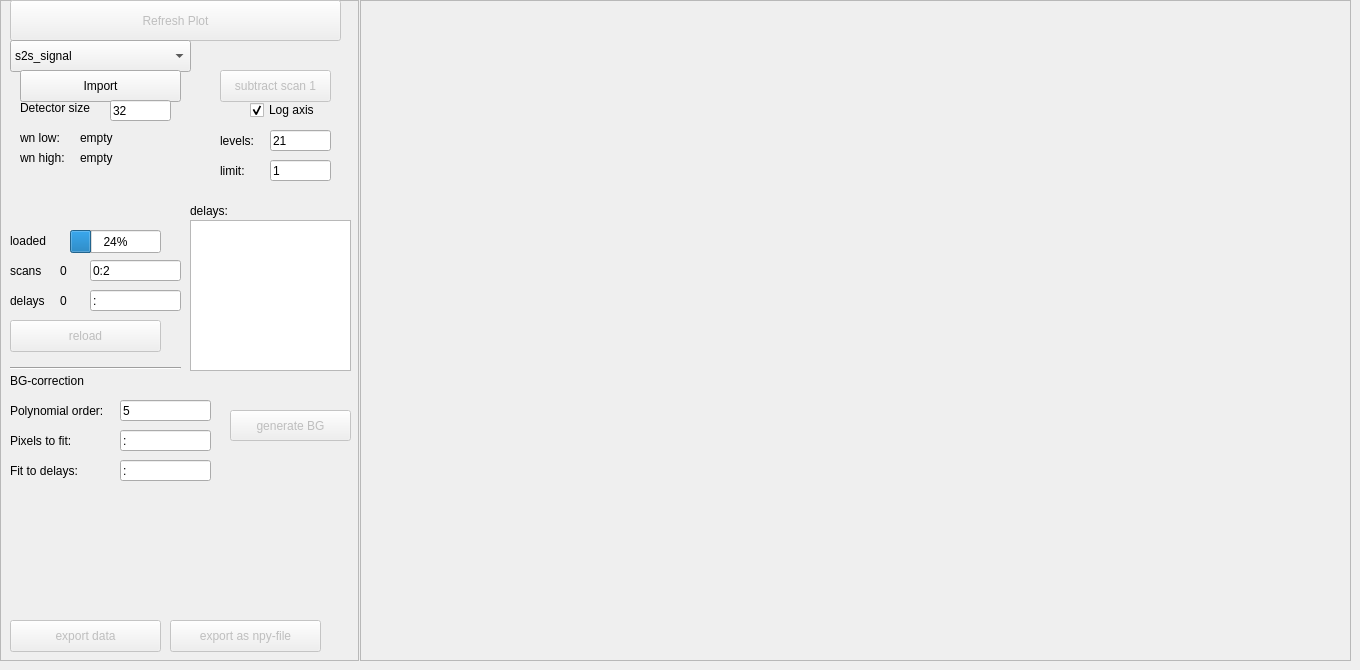
    <widget class="QWidget" name="pageTRIRimporter">
     <widget class="QFrame" name="frame_4">
      <property name="geometry">
       <rect>
        <x>0</x>
        <y>0</y>
        <width>359</width>
        <height>661</height>
       </rect>
      </property>
      <property name="autoFillBackground">
       <bool>true</bool>
      </property>
      <property name="frameShape">
       <enum>QFrame::StyledPanel</enum>
      </property>
      <property name="frameShadow">
       <enum>QFrame::Raised</enum>
      </property>
      <widget class="QPushButton" name="TRIRrefreshbutton">
       <property name="enabled">
        <bool>false</bool>
       </property>
       <property name="geometry">
        <rect>
         <x>10</x>
         <y>0</y>
         <width>331</width>
         <height>41</height>
        </rect>
       </property>
       <property name="text">
        <string>Refresh Plot</string>
       </property>
      </widget>
      <widget class="QComboBox" name="TRIRcombobox">
       <property name="geometry">
        <rect>
         <x>10</x>
         <y>40</y>
         <width>181</width>
         <height>32</height>
        </rect>
       </property>
       <item>
        <property name="text">
         <string>s2s_signal</string>
        </property>
       </item>
       <item>
        <property name="text">
         <string>averaged</string>
        </property>
       </item>
       <item>
        <property name="text">
         <string>wheighted</string>
        </property>
       </item>
      </widget>
      <widget class="QPushButton" name="TRIRimport">
       <property name="geometry">
        <rect>
         <x>20</x>
         <y>70</y>
         <width>161</width>
         <height>32</height>
        </rect>
       </property>
       <property name="text">
        <string>Import</string>
       </property>
      </widget>
      <widget class="QLabel" name="detectorlabel">
       <property name="geometry">
        <rect>
         <x>20</x>
         <y>100</y>
         <width>91</width>
         <height>16</height>
        </rect>
       </property>
       <property name="text">
        <string>Detector size</string>
       </property>
      </widget>
      <widget class="QLabel" name="wnlowlabel">
       <property name="geometry">
        <rect>
         <x>20</x>
         <y>130</y>
         <width>111</width>
         <height>16</height>
        </rect>
       </property>
       <property name="text">
        <string>wn low:</string>
       </property>
      </widget>
      <widget class="QLabel" name="wnhighlabel">
       <property name="geometry">
        <rect>
         <x>20</x>
         <y>150</y>
         <width>111</width>
         <height>16</height>
        </rect>
       </property>
       <property name="text">
        <string>wn high:</string>
       </property>
      </widget>
      <widget class="QLabel" name="wnhighnumber">
       <property name="geometry">
        <rect>
         <x>80</x>
         <y>150</y>
         <width>111</width>
         <height>16</height>
        </rect>
       </property>
       <property name="text">
        <string>empty</string>
       </property>
      </widget>
      <widget class="QLabel" name="TRIRwnlownumber">
       <property name="geometry">
        <rect>
         <x>80</x>
         <y>130</y>
         <width>61</width>
         <height>16</height>
        </rect>
       </property>
       <property name="text">
        <string>empty</string>
       </property>
      </widget>
      <widget class="QCheckBox" name="logscalecheckbox">
       <property name="geometry">
        <rect>
         <x>250</x>
         <y>100</y>
         <width>85</width>
         <height>20</height>
        </rect>
       </property>
       <property name="autoFillBackground">
        <bool>false</bool>
       </property>
       <property name="text">
        <string>Log axis</string>
       </property>
       <property name="checked">
        <bool>true</bool>
       </property>
      </widget>
      <widget class="QLabel" name="levelslabel">
       <property name="geometry">
        <rect>
         <x>220</x>
         <y>130</y>
         <width>61</width>
         <height>21</height>
        </rect>
       </property>
       <property name="text">
        <string>levels:</string>
       </property>
      </widget>
      <widget class="QLabel" name="limitlabel">
       <property name="geometry">
        <rect>
         <x>220</x>
         <y>160</y>
         <width>61</width>
         <height>21</height>
        </rect>
       </property>
       <property name="text">
        <string>limit:</string>
       </property>
      </widget>
      <widget class="QLineEdit" name="levelsnumber">
       <property name="geometry">
        <rect>
         <x>270</x>
         <y>130</y>
         <width>61</width>
         <height>21</height>
        </rect>
       </property>
       <property name="text">
        <string>21</string>
       </property>
      </widget>
      <widget class="QLineEdit" name="limitnumber">
       <property name="geometry">
        <rect>
         <x>270</x>
         <y>160</y>
         <width>61</width>
         <height>21</height>
        </rect>
       </property>
       <property name="text">
        <string>1</string>
       </property>
      </widget>
      <widget class="QLabel" name="loaded">
       <property name="geometry">
        <rect>
         <x>10</x>
         <y>230</y>
         <width>61</width>
         <height>21</height>
        </rect>
       </property>
       <property name="text">
        <string>loaded</string>
       </property>
      </widget>
      <widget class="QLabel" name="scans1">
       <property name="geometry">
        <rect>
         <x>10</x>
         <y>260</y>
         <width>41</width>
         <height>21</height>
        </rect>
       </property>
       <property name="text">
        <string>scans</string>
       </property>
      </widget>
      <widget class="QLabel" name="delays1">
       <property name="geometry">
        <rect>
         <x>10</x>
         <y>290</y>
         <width>61</width>
         <height>21</height>
        </rect>
       </property>
       <property name="text">
        <string>delays</string>
       </property>
      </widget>
      <widget class="QLineEdit" name="scannumberedit">
       <property name="geometry">
        <rect>
         <x>90</x>
         <y>260</y>
         <width>91</width>
         <height>21</height>
        </rect>
       </property>
       <property name="text">
        <string>0:2</string>
       </property>
      </widget>
      <widget class="QLabel" name="scannumber_2">
       <property name="geometry">
        <rect>
         <x>60</x>
         <y>260</y>
         <width>31</width>
         <height>21</height>
        </rect>
       </property>
       <property name="text">
        <string>0</string>
       </property>
      </widget>
      <widget class="QLabel" name="delaynumber">
       <property name="geometry">
        <rect>
         <x>60</x>
         <y>290</y>
         <width>31</width>
         <height>21</height>
        </rect>
       </property>
       <property name="text">
        <string>0</string>
       </property>
      </widget>
      <widget class="QLineEdit" name="delaynumberedit">
       <property name="geometry">
        <rect>
         <x>90</x>
         <y>290</y>
         <width>91</width>
         <height>21</height>
        </rect>
       </property>
       <property name="text">
        <string>:</string>
       </property>
      </widget>
      <widget class="QListWidget" name="delaylistbox">
       <property name="geometry">
        <rect>
         <x>190</x>
         <y>220</y>
         <width>161</width>
         <height>151</height>
        </rect>
       </property>
      </widget>
      <widget class="QLabel" name="delays2">
       <property name="geometry">
        <rect>
         <x>190</x>
         <y>200</y>
         <width>61</width>
         <height>21</height>
        </rect>
       </property>
       <property name="text">
        <string>delays:</string>
       </property>
      </widget>
      <widget class="QPushButton" name="reloadbutton">
       <property name="enabled">
        <bool>false</bool>
       </property>
       <property name="geometry">
        <rect>
         <x>10</x>
         <y>320</y>
         <width>151</width>
         <height>32</height>
        </rect>
       </property>
       <property name="text">
        <string>reload</string>
       </property>
      </widget>
      <widget class="QLineEdit" name="TRIRpixelnum">
       <property name="geometry">
        <rect>
         <x>110</x>
         <y>100</y>
         <width>61</width>
         <height>21</height>
        </rect>
       </property>
       <property name="text">
        <string>32</string>
       </property>
      </widget>
      <widget class="QLabel" name="bgcorrlabel">
       <property name="geometry">
        <rect>
         <x>10</x>
         <y>370</y>
         <width>91</width>
         <height>21</height>
        </rect>
       </property>
       <property name="text">
        <string>BG-correction</string>
       </property>
      </widget>
      <widget class="QLabel" name="polyorderlabel">
       <property name="geometry">
        <rect>
         <x>10</x>
         <y>400</y>
         <width>111</width>
         <height>21</height>
        </rect>
       </property>
       <property name="text">
        <string>Polynomial order:</string>
       </property>
      </widget>
      <widget class="QLabel" name="fitpixelslabel">
       <property name="geometry">
        <rect>
         <x>10</x>
         <y>430</y>
         <width>111</width>
         <height>21</height>
        </rect>
       </property>
       <property name="text">
        <string>Pixels to fit:</string>
       </property>
      </widget>
      <widget class="QLabel" name="fitdelaylabel">
       <property name="geometry">
        <rect>
         <x>10</x>
         <y>460</y>
         <width>111</width>
         <height>21</height>
        </rect>
       </property>
       <property name="text">
        <string>Fit to delays:</string>
       </property>
      </widget>
      <widget class="QLineEdit" name="polyorderedit">
       <property name="geometry">
        <rect>
         <x>120</x>
         <y>400</y>
         <width>91</width>
         <height>21</height>
        </rect>
       </property>
       <property name="text">
        <string>5</string>
       </property>
      </widget>
      <widget class="QLineEdit" name="pixelfitedit">
       <property name="geometry">
        <rect>
         <x>120</x>
         <y>430</y>
         <width>91</width>
         <height>21</height>
        </rect>
       </property>
       <property name="text">
        <string>:</string>
       </property>
      </widget>
      <widget class="QLineEdit" name="fitdelaysedit">
       <property name="geometry">
        <rect>
         <x>120</x>
         <y>460</y>
         <width>91</width>
         <height>21</height>
        </rect>
       </property>
       <property name="text">
        <string>:</string>
       </property>
      </widget>
      <widget class="Line" name="line">
       <property name="geometry">
        <rect>
         <x>10</x>
         <y>360</y>
         <width>171</width>
         <height>16</height>
        </rect>
       </property>
       <property name="orientation">
        <enum>Qt::Horizontal</enum>
       </property>
      </widget>
      <widget class="QPushButton" name="genbackground">
       <property name="enabled">
        <bool>false</bool>
       </property>
       <property name="geometry">
        <rect>
         <x>230</x>
         <y>410</y>
         <width>121</width>
         <height>31</height>
        </rect>
       </property>
       <property name="text">
        <string>generate BG</string>
       </property>
       <property name="autoDefault">
        <bool>true</bool>
       </property>
       <property name="default">
        <bool>false</bool>
       </property>
       <property name="flat">
        <bool>false</bool>
       </property>
      </widget>
      <widget class="QPushButton" name="exportbutton">
       <property name="enabled">
        <bool>false</bool>
       </property>
       <property name="geometry">
        <rect>
         <x>10</x>
         <y>620</y>
         <width>151</width>
         <height>32</height>
        </rect>
       </property>
       <property name="text">
        <string>export data</string>
       </property>
      </widget>
      <widget class="QProgressBar" name="progressBar">
       <property name="geometry">
        <rect>
         <x>70</x>
         <y>230</y>
         <width>91</width>
         <height>23</height>
        </rect>
       </property>
       <property name="value">
        <number>24</number>
       </property>
      </widget>
      <widget class="QPushButton" name="subscanone">
       <property name="enabled">
        <bool>false</bool>
       </property>
       <property name="geometry">
        <rect>
         <x>220</x>
         <y>70</y>
         <width>111</width>
         <height>32</height>
        </rect>
       </property>
       <property name="text">
        <string>subtract scan 1</string>
       </property>
      </widget>
      <widget class="QPushButton" name="exportbutton_2">
       <property name="enabled">
        <bool>false</bool>
       </property>
       <property name="geometry">
        <rect>
         <x>170</x>
         <y>620</y>
         <width>151</width>
         <height>32</height>
        </rect>
       </property>
       <property name="text">
        <string>export as npy-file</string>
       </property>
      </widget>
     </widget>
     <widget class="QFrame" name="TRIRcanvas">
      <property name="geometry">
       <rect>
        <x>360</x>
        <y>0</y>
        <width>991</width>
        <height>661</height>
       </rect>
      </property>
      <property name="frameShape">
       <enum>QFrame::StyledPanel</enum>
      </property>
      <property name="frameShadow">
       <enum>QFrame::Raised</enum>
      </property>
     </widget>
    </widget>
